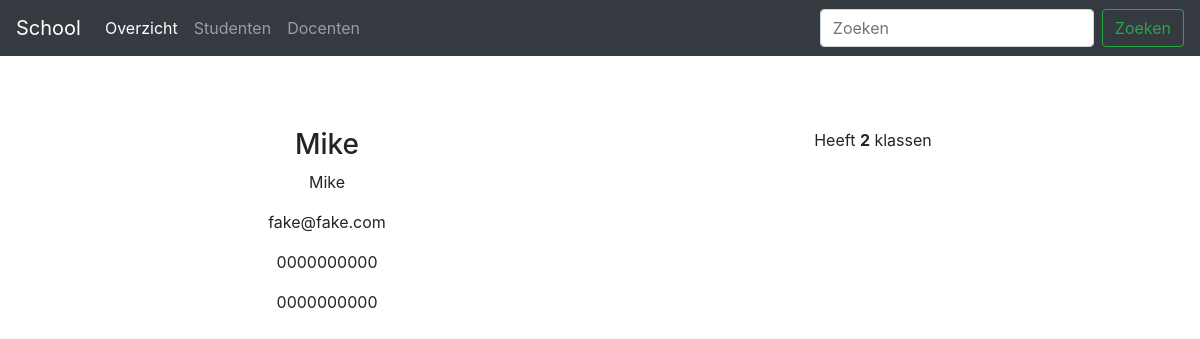
Screenshot of /index.php?page=docent&id=1 with the database file from the repository.
### tables this page shows
CREATE TABLE `docenten` (
  `id` int(11) NOT NULL,
  `naam` varchar(255) NOT NULL,
  `achternaam` varchar(255) NOT NULL,
  `email` varchar(255) NOT NULL,
  `mobiel` varchar(255) NOT NULL,
  `telefoon` varchar(255) NOT NULL
);

### docent.php (the view)
<div class="row">
<?php
$id = intval($_GET['id']);
if ($id == 0){
    echo 'Opgevraagd docent bestaat niet.';
} else {
    $sql = "SELECT * FROM docenten WHERE id = ?";
    $stmt = $conn->prepare($sql);
    $stmt->execute([$id]);
    $result = $stmt->fetchAll();
    if(count($result) == 0){
        echo 'er zijn geen data';
    } else {
        foreach($result as $res) { ?>
        <div class="col-md-6">
            <h3><?php echo $res['naam'];?></h3>
            <p><?php echo $res['achternaam'];?></p>
            <p><?php echo $res['email'];?></p>
            <p><?php echo $res['mobiel'];?></p>
            <p><?php echo $res['telefoon'];?></p>
        </div>
    <?php } ?>
    <?php
    $sql = "SELECT
                docenten.id as docent_id,
                docenten.naam as docenten_naam,
                count(docenten_klassen.klassen_id) as  klassen_totaal
            FROM docenten
                INNER JOIN docenten_klassen ON docenten.id = docenten_klassen.docenten_id
                WHERE docenten.id = ?
                GROUP BY docenten.id";
    $stmt = $conn->prepare($sql);
    $stmt->execute([$id]);
    $result = $stmt->fetchAll();
    ?>
    <div class="col-md-6">
        <?php if(count($result) > 0){ ?>
            <div>Heeft <b><?php echo $result[0]['klassen_totaal'];?></b> klassen</div>
        <?php } else { ?>
            <div>heeft geen klassen!</div>
        <?php } ?>
    </div>
<?php
    }
}?>
</div>

### css/style.css (style rules this page uses)
body { padding-top: 5rem; }

### rows the page displays
docenten: naam "Mike", achternaam "Mike", email "fake@fake.com", mobiel "0000000000", telefoon "0000000000"

### other values shown
$result[0]['klassen_totaal'] "2"
